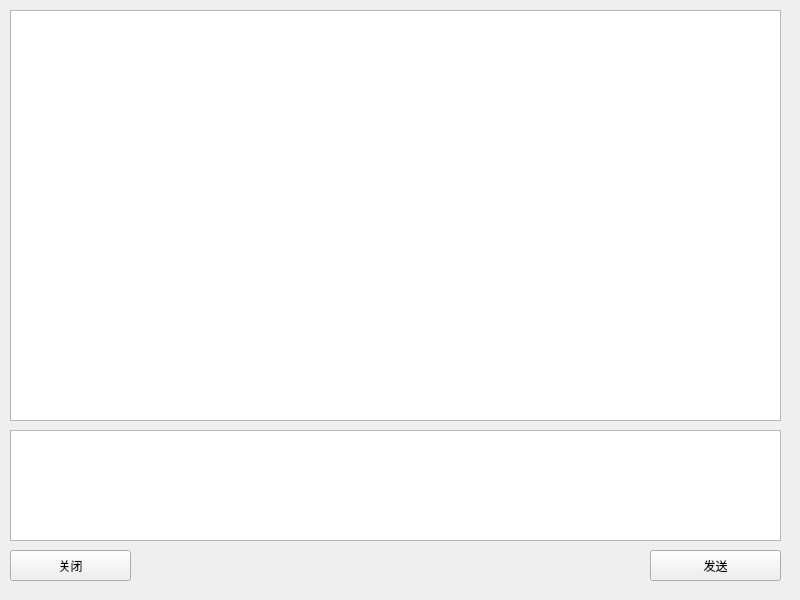
<?xml version="1.0" encoding="UTF-8"?>
<ui version="4.0">
 <class>MainWindow</class>
 <widget class="QWidget" name="MainWindow">
  <property name="geometry">
   <rect>
    <x>0</x>
    <y>0</y>
    <width>800</width>
    <height>600</height>
   </rect>
  </property>
  <property name="windowTitle">
   <string>Form</string>
  </property>
  <widget class="QListWidget" name="listWidgetChat">
   <property name="geometry">
    <rect>
     <x>10</x>
     <y>10</y>
     <width>771</width>
     <height>411</height>
    </rect>
   </property>
   <property name="uniformItemSizes">
    <bool>true</bool>
   </property>
  </widget>
  <widget class="QTextEdit" name="textEditChat">
   <property name="geometry">
    <rect>
     <x>10</x>
     <y>430</y>
     <width>771</width>
     <height>111</height>
    </rect>
   </property>
  </widget>
  <widget class="QPushButton" name="btnSend">
   <property name="geometry">
    <rect>
     <x>650</x>
     <y>550</y>
     <width>131</width>
     <height>31</height>
    </rect>
   </property>
   <property name="text">
    <string>发送</string>
   </property>
  </widget>
  <widget class="QPushButton" name="btnClose">
   <property name="geometry">
    <rect>
     <x>10</x>
     <y>550</y>
     <width>121</width>
     <height>31</height>
    </rect>
   </property>
   <property name="text">
    <string>关闭</string>
   </property>
  </widget>
 </widget>
 <resources/>
 <connections/>
</ui>
